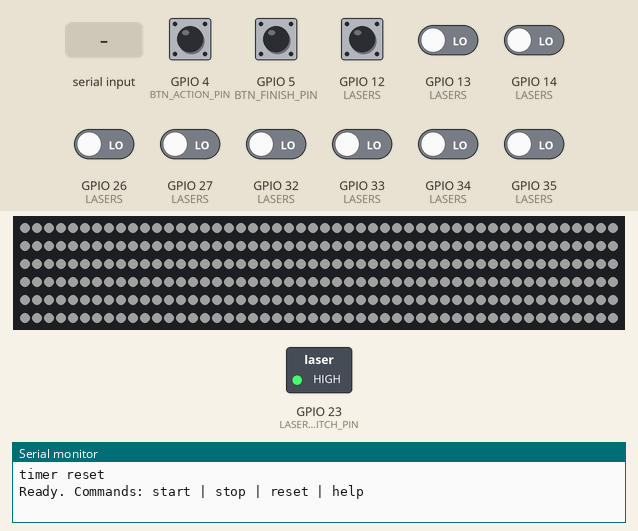
A program run on a simulated ESP32. Shown: 300 RGB LEDs in strip order, left to right, continuing on the next row, switched loads named in the program (green lamp = pin HIGH), the last lines printed to the serial monitor. Dashed ring = blinking. Inputs (shaded band) come from the test bench; at power-on: GPIO 4 (BTN_ACTION_PIN), GPIO 5 (BTN_FINISH_PIN), GPIO 12 (LASERS) HIGH, GPIO 13 (LASERS), GPIO 14 (LASERS), GPIO 26 (LASERS), GPIO 27 (LASERS), GPIO 32 (LASERS), GPIO 33 (LASERS), GPIO 34 (LASERS), GPIO 35 (LASERS) LOW. Dim RGB values are drawn brighter than linear.

Above: at 3.0 s.
3.1 s: GPIO 4 (BTN_ACTION_PIN) pulled LOW for 0.15 s
At 3.52 s:
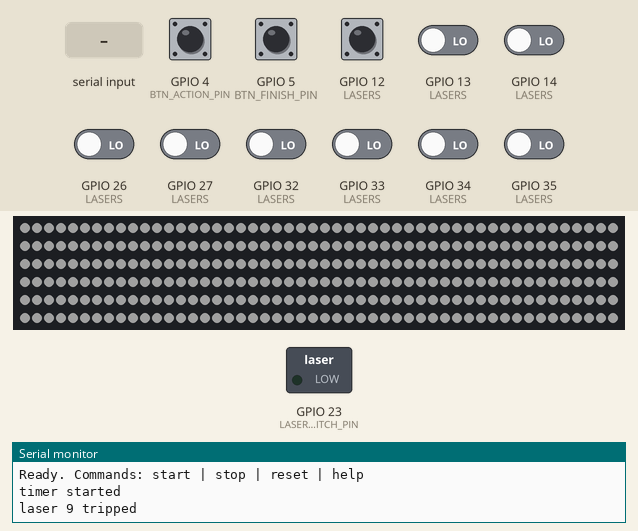
3.8 s: GPIO 5 (BTN_FINISH_PIN) pulled LOW for 1 s
5.4 s: GPIO 12 (LASERS) pulled LOW for 0.15 s
6.1 s: "help\n" received over Serial
At 7.36 s:
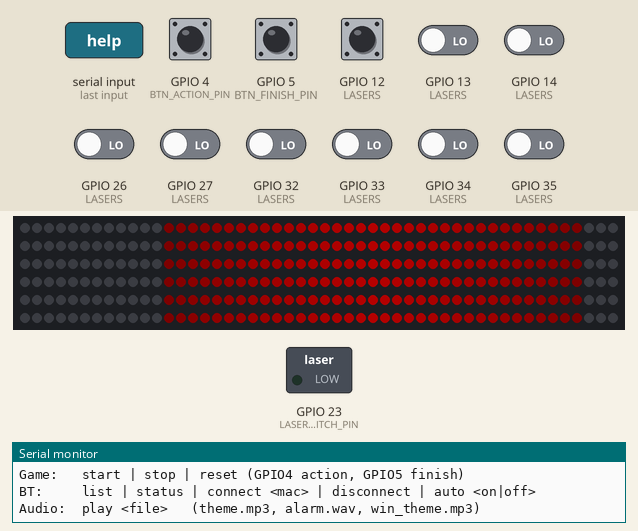
9.1 s: "reset\n" received over Serial
At 10.3 s:
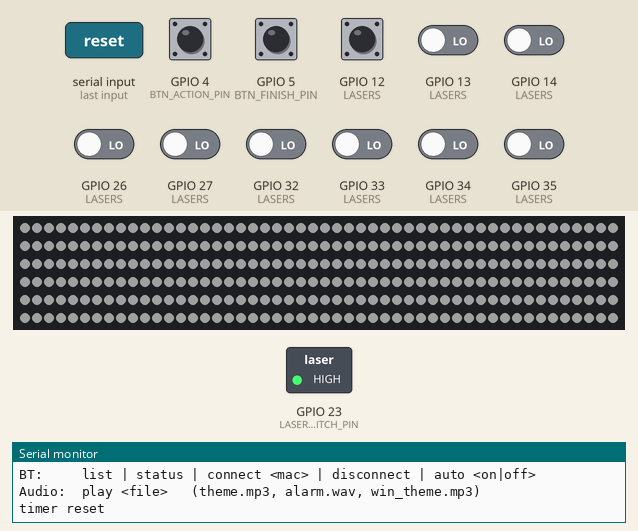
10.6 s: GPIO 4 (BTN_ACTION_PIN) pulled LOW for 1 s
At 18.88 s:
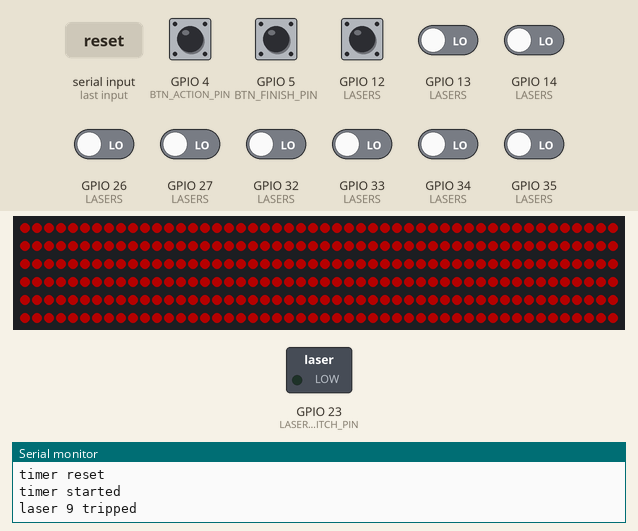
Timing chart, 0 to 19.1 s (numbered marks = the images above; inputs shaded):
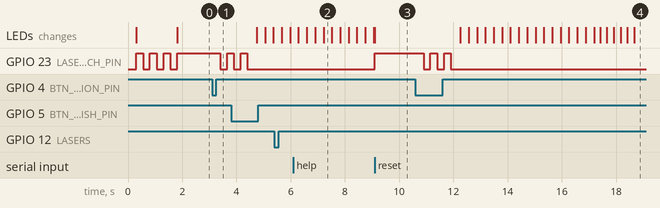

The program:

main.cpp
```cpp
#include <Arduino.h>
#include <Adafruit_NeoPixel.h>

#include "timer.h"
#include "audio.h"

#define BTN_ACTION_PIN 4
#define BTN_FINISH_PIN 5
#define BUTTON_DEBOUNCE_MS 50

#define LED_PIN 25
#define LED_COUNT 300

#define LASER_SWITCH_PIN 23
#define LASER_BOOT_TOGGLES 3
#define LASER_BOOT_TOGGLE_MS 250
#define LASER_BLINKS 3
#define LASER_BLINK_MS 250
#define LASER_DEBUG true

#define THEME_FILE "mission_impossible_theme.mp3"
#define ALARM_FILE "alarm.wav"
#define WIN_FILE "win_theme.mp3"
#define SIREN_DURATION_MS 5000
#define SIREN_BEAMS 6
#define SIREN_BEAM_WIDTH 18
#define SIREN_STEP_MS 15
#define SIREN_REFRESH_MS 30
#define LED_FLASHES 3
#define LED_FLASH_MS 250
#define RUNNING_RED_BRIGHTNESS 51

struct LaserInput {
  uint8_t pin;
  uint8_t number;
};

// GPIO34 and GPIO35 are input-only and have no internal pull-ups. Every
// sensor input therefore requires an external pull-up resistor.
const LaserInput LASERS[] = {
  {13, 1}, {12, 9}, {14, 8}, {27, 7}, {26, 6},
  {33, 5}, {32, 4}, {35, 3}, {34, 2},
};
const size_t LASER_COUNT = sizeof(LASERS) / sizeof(LASERS[0]);

enum GameState {
  READY,
  RUNNING,
  ALARM_BLINKING,
  ALARM_SIREN,
  ALARM_FLASHING,
  ALARM_LATCHED,
  VICTORY_BLINKING,
  VICTORY_SIREN,
  VICTORY_FLASHING,
  VICTORY_LATCHED,
};

Timer timer;
Adafruit_NeoPixel strip(LED_COUNT, LED_PIN, NEO_GRB + NEO_KHZ800);
GameState gameState = READY;

uint32_t stateChangedAt = 0;
uint8_t trippedLaser = 0;
bool laserStates[LASER_COUNT];
bool runningLedsShown = false;

String serialBuf;

struct ButtonState {
  uint8_t pin;
  bool reading;
  bool stable;
  uint32_t changedAt;
};

ButtonState actionButton = {BTN_ACTION_PIN, HIGH, HIGH, 0};
ButtonState finishButton = {BTN_FINISH_PIN, HIGH, HIGH, 0};

void setLasers(bool enabled) {
  digitalWrite(LASER_SWITCH_PIN, enabled ? HIGH : LOW);
}

void setGameState(GameState nextState) {
  gameState = nextState;
  stateChangedAt = millis();
}

void clearLeds() {
  strip.clear();
  strip.show();
  runningLedsShown = false;
}

void showReadyMode() {
  for (uint16_t i = 0; i < strip.numPixels(); i++) {
    strip.setPixelColor(i, strip.Color(127, 127, 127));  // White at 50% brightness
  }
  strip.show();
  runningLedsShown = false;
}

void startTimer() {
  if (gameState == READY) {
    timer.start();
    setLasers(true);
    setGameState(RUNNING);
    audioPlay(THEME_FILE);
    Serial.println("timer started");
  }
}

void stopTimer() {
  if (gameState == RUNNING) {
    timer.stop();
    setGameState(READY);
    showReadyMode();
    audioStop();
    Serial.println("timer stopped");
  }
}

void resetTimer() {
  timer.reset();
  trippedLaser = 0;
  setLasers(true);
  setGameState(READY);
  showReadyMode();
  audioStop();
  Serial.println("timer reset");
}

void finishGame() {
  if (gameState != RUNNING) return;

  timer.stop();
  setLasers(false);
  setGameState(VICTORY_BLINKING);
  audioPlayOnce(WIN_FILE);
  Serial.println("victory");
}

void printHelp() {
  Serial.println("Game:   start | stop | reset (GPIO4 action, GPIO5 finish)");
  Serial.println("BT:     list | status | connect <mac> | disconnect | auto <on|off>");
  Serial.println("Audio:  play <file>   (theme.mp3, alarm.wav, win_theme.mp3)");
}

void handleSerial() {
  while (Serial.available()) {
    char c = Serial.read();
    if (c == '\n') {
      serialBuf.trim();
      if (serialBuf == "start") {
        startTimer();
      } else if (serialBuf == "stop") {
        stopTimer();
      } else if (serialBuf == "reset") {
        resetTimer();
      } else if (serialBuf == "help") {
        printHelp();
      } else if (serialBuf == "list") {
        audioListDevices();
      } else if (serialBuf == "status") {
        audioStatus();
      } else if (serialBuf == "disconnect") {
        audioDisconnect();
      } else if (serialBuf == "scan") {
        Serial.println("Scanning runs continuously in the background; type 'list' to see results.");
      } else if (serialBuf.startsWith("connect ")) {
        audioConnectTo(serialBuf.substring(8).c_str());
      } else if (serialBuf == "auto on") {
        audioSetAutoReconnect(true);
      } else if (serialBuf == "auto off") {
        audioSetAutoReconnect(false);
      } else if (serialBuf.startsWith("play ")) {
        audioPlay(serialBuf.substring(5).c_str());
      } else {
        Serial.printf("unknown command: '%s' (type 'help')\n", serialBuf.c_str());
      }
      serialBuf = "";
    } else if (c != '\r') {
      serialBuf += c;
    }
  }
}

bool buttonPressed(ButtonState& button) {
  bool reading = digitalRead(button.pin);
  if (reading != button.reading) {
    button.reading = reading;
    button.changedAt = millis();
  }
  if (reading == button.stable || millis() - button.changedAt < BUTTON_DEBOUNCE_MS) {
    return false;
  }

  button.stable = reading;
  return button.stable == LOW;
}

void handleButtons() {
  if (buttonPressed(actionButton)) {
    if (gameState == READY) {
      startTimer();
    } else {
      resetTimer();
    }
  }
  if (buttonPressed(finishButton)) {
    finishGame();
  }
}

void showRunningRed() {
  if (runningLedsShown) return;

  for (uint16_t i = 0; i < strip.numPixels(); i++) {
    strip.setPixelColor(i, strip.Color(RUNNING_RED_BRIGHTNESS, 0, 0));
  }
  strip.show();
  runningLedsShown = true;
}

void showRotatingSiren(bool victory) {
  static uint32_t lastSirenLed = 0;
  if (millis() - lastSirenLed < SIREN_REFRESH_MS) return;
  lastSirenLed = millis();

  uint16_t head = (millis() / SIREN_STEP_MS) % LED_COUNT;
  for (uint16_t i = 0; i < strip.numPixels(); i++) {
    uint16_t nearest = LED_COUNT;
    for (uint8_t beam = 0; beam < SIREN_BEAMS; beam++) {
      uint16_t beamPosition = (head + beam * LED_COUNT / SIREN_BEAMS) % LED_COUNT;
      uint16_t distance = abs((int)i - (int)beamPosition);
      nearest = min(nearest, min(distance, (uint16_t)(LED_COUNT - distance)));
    }
    uint8_t brightness = nearest <= SIREN_BEAM_WIDTH
      ? 255 - nearest * (255 / SIREN_BEAM_WIDTH)
      : 0;
    strip.setPixelColor(i, victory ? strip.Color(0, brightness, 0)
                                   : strip.Color(brightness, 0, 0));
  }
  strip.show();
}

void showSolid(bool victory) {
  for (uint16_t i = 0; i < strip.numPixels(); i++) {
    strip.setPixelColor(i, victory ? strip.Color(0, 255, 0) : strip.Color(255, 0, 0));
  }
  strip.show();
}

void tripLaser(uint8_t laserNumber) {
  trippedLaser = laserNumber;
  timer.stop();
  setLasers(false);
  setGameState(ALARM_BLINKING);
  audioPlay(ALARM_FILE);
  Serial.printf("laser %u tripped\n", trippedLaser);
}

void updateLaserDebug() {
  if (!LASER_DEBUG) return;

  for (size_t i = 0; i < LASER_COUNT; i++) {
    bool state = digitalRead(LASERS[i].pin);
    if (state != laserStates[i]) {
      laserStates[i] = state;
      Serial.printf("laser %u: %s\n", LASERS[i].number, state ? "HIGH" : "LOW");
    }
  }
}

void checkLasers() {
  if (gameState != RUNNING) return;

  // The receiver modules indicate a valid IR beam with a HIGH level and no beam
  // with a LOW level, so the game should trip when the optocoupler output goes
  // inactive rather than when it is actively receiving IR.
  for (size_t i = 0; i < LASER_COUNT; i++) {
    if (digitalRead(LASERS[i].pin) == HIGH) {
      tripLaser(LASERS[i].number);
      return;
    }
  }
}

void updateAlarm() {
  if (gameState == ALARM_BLINKING) {
    uint32_t elapsed = millis() - stateChangedAt;
    uint8_t phase = elapsed / LASER_BLINK_MS;

    if (phase < LASER_BLINKS * 2) {
      setLasers((phase % 2) == 0);
      return;
    }

    setLasers(false);
    setGameState(ALARM_SIREN);
  }

  if (gameState == ALARM_SIREN) {
    showRotatingSiren(false);
    if (millis() - stateChangedAt >= SIREN_DURATION_MS) {
      audioStop();
      setGameState(ALARM_FLASHING);
    }
  }

  if (gameState == ALARM_FLASHING) {
    uint8_t phase = (millis() - stateChangedAt) / LED_FLASH_MS;
    if (phase < LED_FLASHES * 2) {
      if ((phase % 2) == 0) {
        showSolid(false);
      } else {
        clearLeds();
      }
    } else {
      showSolid(false);
      setGameState(ALARM_LATCHED);
    }
  }

  if (gameState == VICTORY_BLINKING) {
    uint8_t phase = (millis() - stateChangedAt) / LED_FLASH_MS;
    if (phase < LED_FLASHES * 2) {
      return;
    } else {
      setGameState(VICTORY_SIREN);
    }
  }

  if (gameState == VICTORY_SIREN) {
    showRotatingSiren(true);
    if (millis() - stateChangedAt >= SIREN_DURATION_MS) {
      setGameState(VICTORY_FLASHING);
    }
  }

  if (gameState == VICTORY_FLASHING) {
    uint8_t phase = (millis() - stateChangedAt) / LED_FLASH_MS;
    if (phase < LED_FLASHES * 2) {
      if ((phase % 2) == 0) {
        showSolid(true);
      } else {
        clearLeds();
      }
    } else {
      showSolid(true);
      setGameState(VICTORY_LATCHED);
    }
  }
}

void setup() {
  Serial.begin(115200);
  delay(300);

  strip.begin();
  strip.setBrightness(64);
  strip.show();

  pinMode(LASER_SWITCH_PIN, OUTPUT);
  pinMode(BTN_ACTION_PIN, INPUT_PULLUP);
  pinMode(BTN_FINISH_PIN, INPUT_PULLUP);
  actionButton.reading = actionButton.stable = digitalRead(BTN_ACTION_PIN);
  finishButton.reading = finishButton.stable = digitalRead(BTN_FINISH_PIN);
  for (size_t i = 0; i < LASER_COUNT; i++) {
    pinMode(LASERS[i].pin, INPUT);
  }

  // GPIO12 uses its internal pull-up after boot; an external pull-up on
  // this boot-strapping pin would prevent reliable flash access.
  pinMode(12, INPUT_PULLUP);
  for (size_t i = 0; i < LASER_COUNT; i++) {
    laserStates[i] = digitalRead(LASERS[i].pin);
  }

  // Confirm laser-switch control at startup before leaving the emitters on.
  for (uint8_t i = 0; i < LASER_BOOT_TOGGLES; i++) {
    setLasers(true);
    delay(LASER_BOOT_TOGGLE_MS);
    setLasers(false);
    delay(LASER_BOOT_TOGGLE_MS);
  }

  resetTimer();

  Serial.println("Ready. Commands: start | stop | reset | help");

  audioSetup();
}

void loop() {
  handleSerial();
  handleButtons();
  updateLaserDebug();
  checkLasers();
  if (gameState == RUNNING) {
    showRunningRed();
  }
  updateAlarm();
  audioLoop();
}
```

audio.h
```cpp
#pragma once

#include <Arduino.h>

void audioSetup();
void audioLoop();
void audioListDevices();
void audioStatus();
bool audioConnectTo(const char* mac);
void audioDisconnect();
void audioSetAutoReconnect(bool enable);
bool audioPlay(const char* file);
bool audioPlayOnce(const char* file);
void audioStop();
```

timer.cpp
```cpp
#include "timer.h"

void Timer::start() {
  if (state_ != RUNNING) {
    runStart_ = millis();
    state_ = RUNNING;
  }
}

void Timer::stop() {
  if (state_ == RUNNING) {
    elapsedAccum_ += (millis() - runStart_);
    state_ = STOPPED;
  }
}

void Timer::reset() {
  elapsedAccum_ = 0;
  state_ = IDLE;
}

uint32_t Timer::elapsedMs() const {
  if (state_ == RUNNING) {
    return elapsedAccum_ + (millis() - runStart_);
  }
  return elapsedAccum_;
}

Timer::State Timer::state() const {
  return state_;
}
```

timer.h
```cpp
#pragma once

#include <Arduino.h>

class Timer {
public:
  enum State { IDLE, RUNNING, STOPPED };

  void start();
  void stop();
  void reset();
  uint32_t elapsedMs() const;
  State state() const;

private:
  State state_ = IDLE;
  uint32_t runStart_ = 0;
  uint32_t elapsedAccum_ = 0;
};
```

Measured:
- after the input at 3.1 s, GPIO 23 (LASER_SWITCH_PIN): HIGH → LOW after 0.30 s, → HIGH 0.25 s later
- after the input at 9.1 s, GPIO 23 (LASER_SWITCH_PIN): LOW → HIGH at once; the LEDs: change at once (image 3)
- after the input at 10.6 s, GPIO 23 (LASER_SWITCH_PIN): alternates HIGH for 0.25 s and LOW for 0.25 s, 5 changes in all, then stays LOW, starting after 0.30 s; the LEDs: first change after 1.7 s (image 4 shows a later state)
